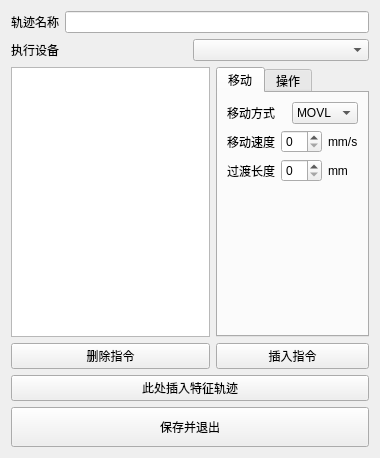
<?xml version="1.0" encoding="UTF-8"?>
<ui version="4.0">
 <class>TaskBox_TracEditPanel</class>
 <widget class="QWidget" name="TaskBox_TracEditPanel">
  <property name="geometry">
   <rect>
    <x>0</x>
    <y>0</y>
    <width>380</width>
    <height>458</height>
   </rect>
  </property>
  <property name="maximumSize">
   <size>
    <width>380</width>
    <height>16777215</height>
   </size>
  </property>
  <property name="windowTitle">
   <string>Form</string>
  </property>
  <layout class="QVBoxLayout" name="verticalLayout_3">
   <item>
    <layout class="QHBoxLayout" name="horizontalLayout">
     <item>
      <widget class="QLabel" name="label">
       <property name="text">
        <string>轨迹名称</string>
       </property>
      </widget>
     </item>
     <item>
      <widget class="QLineEdit" name="lineEdit"/>
     </item>
    </layout>
   </item>
   <item>
    <layout class="QHBoxLayout" name="horizontalLayout_2">
     <item>
      <widget class="QLabel" name="label_2">
       <property name="text">
        <string>执行设备</string>
       </property>
      </widget>
     </item>
     <item>
      <widget class="QComboBox" name="comboBox"/>
     </item>
    </layout>
   </item>
   <item>
    <layout class="QVBoxLayout" name="verticalLayout_5">
     <item>
      <layout class="QHBoxLayout" name="horizontalLayout_3">
       <item>
        <layout class="QVBoxLayout" name="verticalLayout">
         <item>
          <widget class="QListView" name="listView">
           <property name="minimumSize">
            <size>
             <width>0</width>
             <height>0</height>
            </size>
           </property>
           <property name="maximumSize">
            <size>
             <width>16777215</width>
             <height>16777215</height>
            </size>
           </property>
          </widget>
         </item>
         <item>
          <widget class="QPushButton" name="pushButton_3">
           <property name="text">
            <string>删除指令</string>
           </property>
          </widget>
         </item>
        </layout>
       </item>
       <item>
        <layout class="QVBoxLayout" name="verticalLayout_2">
         <item>
          <widget class="QTabWidget" name="tabWidget">
           <property name="currentIndex">
            <number>0</number>
           </property>
           <widget class="QWidget" name="tab">
            <attribute name="title">
             <string>移动</string>
            </attribute>
            <layout class="QVBoxLayout" name="verticalLayout_4">
             <item>
              <layout class="QHBoxLayout" name="horizontalLayout_4">
               <item>
                <widget class="QLabel" name="label_4">
                 <property name="text">
                  <string>移动方式</string>
                 </property>
                </widget>
               </item>
               <item>
                <widget class="QComboBox" name="comboBox_2">
                 <item>
                  <property name="text">
                   <string>MOVL</string>
                  </property>
                 </item>
                 <item>
                  <property name="text">
                   <string>MOVJ</string>
                  </property>
                 </item>
                 <item>
                  <property name="text">
                   <string>MOVC</string>
                  </property>
                 </item>
                </widget>
               </item>
              </layout>
             </item>
             <item>
              <layout class="QHBoxLayout" name="horizontalLayout_5">
               <item>
                <widget class="QLabel" name="label_5">
                 <property name="text">
                  <string>移动速度</string>
                 </property>
                </widget>
               </item>
               <item>
                <widget class="QSpinBox" name="spinBox"/>
               </item>
               <item>
                <widget class="QLabel" name="label_6">
                 <property name="text">
                  <string>mm/s</string>
                 </property>
                </widget>
               </item>
              </layout>
             </item>
             <item>
              <layout class="QHBoxLayout" name="horizontalLayout_6">
               <item>
                <widget class="QLabel" name="label_7">
                 <property name="text">
                  <string>过渡长度</string>
                 </property>
                </widget>
               </item>
               <item>
                <widget class="QSpinBox" name="spinBox_2"/>
               </item>
               <item>
                <widget class="QLabel" name="label_8">
                 <property name="text">
                  <string>mm</string>
                 </property>
                </widget>
               </item>
              </layout>
             </item>
             <item>
              <spacer name="verticalSpacer">
               <property name="orientation">
                <enum>Qt::Vertical</enum>
               </property>
               <property name="sizeHint" stdset="0">
                <size>
                 <width>20</width>
                 <height>40</height>
                </size>
               </property>
              </spacer>
             </item>
            </layout>
           </widget>
           <widget class="QWidget" name="tab_2">
            <attribute name="title">
             <string>操作</string>
            </attribute>
           </widget>
          </widget>
         </item>
         <item>
          <widget class="QPushButton" name="pushButton">
           <property name="text">
            <string>插入指令</string>
           </property>
          </widget>
         </item>
        </layout>
       </item>
      </layout>
     </item>
     <item>
      <widget class="QPushButton" name="pushButton_2">
       <property name="text">
        <string>此处插入特征轨迹</string>
       </property>
      </widget>
     </item>
    </layout>
   </item>
   <item>
    <widget class="QPushButton" name="pushButton_doneEdit">
     <property name="minimumSize">
      <size>
       <width>0</width>
       <height>40</height>
      </size>
     </property>
     <property name="maximumSize">
      <size>
       <width>16777215</width>
       <height>16777215</height>
      </size>
     </property>
     <property name="text">
      <string>保存并退出</string>
     </property>
    </widget>
   </item>
  </layout>
 </widget>
 <resources/>
 <connections/>
</ui>
